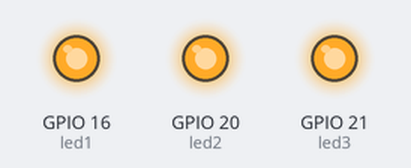
Bench run of a program on a simulated Raspberry Pi (BCM pin numbers). Shown: output pins drawn as LEDs (lit = HIGH).

Above: at 0.05 s.
At 2.75 s:
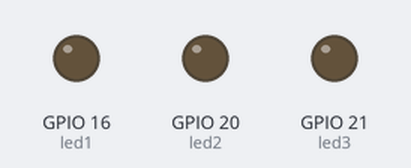
Timing chart, 0 to 3.0 s (numbered marks = the images above):
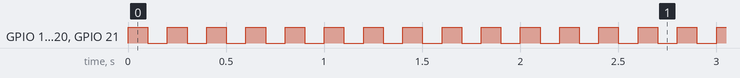

The program:

main.py
```python
from gpiozero import LED
from time import sleep

# GPIO 핀 설정
led1 = LED(16)
led2 = LED(20)
led3 = LED(21)

try:
    while True:
        # LED ON
        led1.on()
        led2.on()
        led3.on()
        sleep(0.1)

        # LED OFF
        led1.off()
        led2.off()
        led3.off()
        sleep(0.1)

except KeyboardInterrupt:
    pass

# 프로그램 종료 시 LED OFF
led1.off()
led2.off()
led3.off()
```

Measured:
- by itself, GPIO 16 (led1), GPIO 20 (led2), GPIO 21 (led3): alternates HIGH for 0.10 s and LOW for 0.10 s
